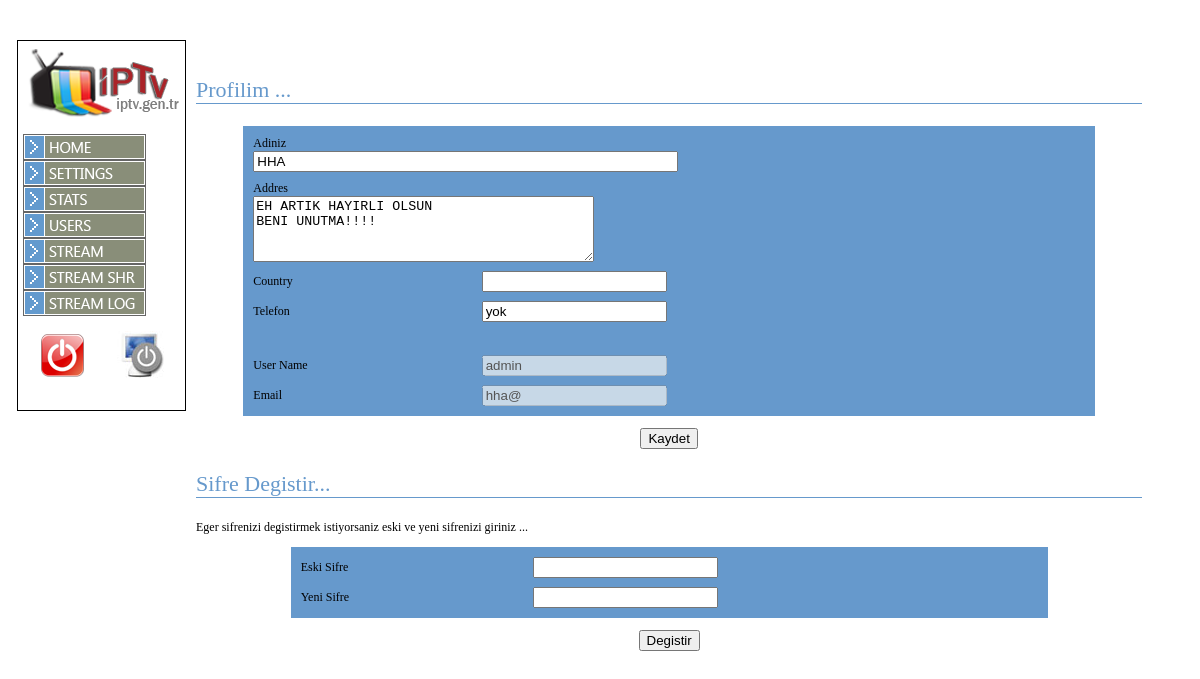
/var/html/nejat/mysettings.php (signed in), run on the app's committed database.
### tables this page shows
CREATE TABLE `users` (
  `id` bigint(20) NOT NULL AUTO_INCREMENT,
  `md5_id` varchar(200) NOT NULL DEFAULT '',
  `full_name` tinytext NOT NULL,
  `user_name` varchar(200) NOT NULL DEFAULT '',
  `user_email` varchar(220) NOT NULL DEFAULT '',
  `user_level` tinyint(4) NOT NULL DEFAULT '1',
  `pwd` varchar(220) NOT NULL DEFAULT '',
  `address` text NOT NULL,
  `country` varchar(200) NOT NULL DEFAULT '',
  `tel` varchar(200) NOT NULL DEFAULT '',
  `fax` varchar(200) NOT NULL DEFAULT '',
  `website` text NOT NULL,
  `date` date NOT NULL DEFAULT '0000-00-00',
  `users_ip` varchar(200) NOT NULL DEFAULT '',
  `approved` int(1) NOT NULL DEFAULT '0',
  `activation_code` int(10) NOT NULL DEFAULT '0',
  `banned` int(1) NOT NULL DEFAULT '0',
  `ckey` varchar(220) NOT NULL DEFAULT '',
  `ctime` varchar(220) NOT NULL DEFAULT '',
  `exp_date` varchar(60) DEFAULT NULL,
  `user_client` varchar(200) DEFAULT NULL,
  `user_client_sure` varchar(50) DEFAULT NULL,
  `user_client_name` varchar(200) DEFAULT NULL,
  `user_client_data` timestamp NOT NULL DEFAULT CURRENT_TIMESTAMP,
  PRIMARY KEY (`id`),
  UNIQUE KEY `user_email` (`user_email`),
  FULLTEXT KEY `idx_search` (`full_name`,`address`,`user_email`,`user_name`)
);

### var/html/nejat/dbc.php (called while the page is built, shortened)
<?php
function checkAdmin() {
if($_SESSION['user_level'] == ADMIN_LEVEL) {
return 1;
} else { return 0 ;
}
}
?>

### var/html/nejat/mysettings.php (the view, shortened to what this page needs)
<?php
include 'dbc.php';
$rs_settings = mysql_query("select * from users where id='$_SESSION[user_id]'");
?>
<html>
<head>
<link href="styles.css" rel="stylesheet" type="text/css">
</head>
<body>
<table width="100%" border="0" cellspacing="0" cellpadding="5" class="main">
  <tr>
    <td colspan="3">&nbsp;</td>
  </tr>
  <tr>
    <td width="160" valign="top"><?php
if (isset($_SESSION['user_id'])) {?>
<div class="myaccount">
<a href="http://iptv.gen.tr"><img src="logo.png" alt=""></a><br>
  <a href="myaccount.php"><img src="home.png" alt=""></a><br>
  <a href="mysettings.php"><img src="settings.png" alt=""></a><br>
<?php }
if (checkAdmin()) {
?>
  <a href="stat.php"><img src="stats.png" alt=""></a><br>
  <a href="admin.php?q=&qoption=recent&doSearch=Ara"><img src="users.png" alt=""></a><br>
  <a href="stream.php"><img src="stream.png" alt=""></a><br>
  <a href="paylas.php"><img src="streamsh.png" alt=""></a><br>
   <a href="streamlog.php"><img src="streamlog.png" alt=""></a><br>
<?php } ?>
<br>
<table width="100%" border="0" cellpadding="0" cellspacing="0">
  <tr>
    <th scope="col"><a href="logout.php"><img src="exit.png" alt=""></a></th>
    <th scope="col"><a href="serverreboot.php"><img src="reboot1.jpg" alt="SUNUCUYU REBOOT EDER"></a></th>
  </tr>
  </table>
  <br>
   <br>
</td>
	  <td width="3500" valign="top"><p>&nbsp;</p>
<h3 class="titlehdr">Profilim ...</h3>
	  <?php while ($row_settings = mysql_fetch_array($rs_settings)) {?>
      <form action="mysettings.php" method="post" name="myform" id="myform">
        <table width="90%" border="0" align="center" cellpadding="3" cellspacing="3" class="forms">
          <tr>
            <td colspan="2"> Adiniz<br> <input name="name" type="text" id="name"  class="required" value="<?php echo $row_settings['full_name']; ?>" size="50">
          </tr>
          <tr>
            <td colspan="2">Addres <br>
              <textarea name="address" cols="40" rows="4" class="required" id="address"><?php echo $row_settings['address']; ?></textarea>
            </td>
          </tr>
          <tr>
            <td>Country</td>
            <td><input name="Ulke" type="text" id="country" value="<?php echo $row_settings['country']; ?>" ></td>
          </tr>
          <tr>
            <td width="27%">Telefon</td>
            <td width="73%"><input name="tel" type="text" id="tel" class="required" value="<?php echo $row_settings['tel']; ?>"></td>
          </tr>
          <tr>
            <td>&nbsp;</td>
            <td>&nbsp;</td>
          </tr>
          <tr>
            <td>User Name</td>
            <td><input name="user_name" type="text" id="web2" value="<?php echo $row_settings['user_name']; ?>" disabled></td>
          </tr>
          <tr>
            <td>Email</td>
            <td><input name="user_email" type="text" id="web3"  value="<?php echo $row_settings['user_email']; ?>" disabled></td>
          </tr>
        </table>
        <p align="center">
          <input name="doSave" type="submit" id="doSave" value="Kaydet">
        </p>
      </form>
	  <?php } ?>
      <h3 class="titlehdr">Sifre Degistir...</h3>
      <p>Eger sifrenizi degistirmek istiyorsaniz eski ve yeni sifrenizi giriniz ...</p>
      <form name="pform" id="pform" method="post" action="">
        <table width="80%" border="0" align="center" cellpadding="3" cellspacing="3" class="forms">
          <tr>
            <td width="31%">Eski Sifre</td>
            <td width="69%"><input name="pwd_old" type="password" class="required password"  id="pwd_old"></td>
          </tr>
          <tr>
            <td>Yeni Sifre</td>
            <td><input name="pwd_new" type="password" id="pwd_new" class="required password"  ></td>
          </tr>
        </table>
        <p align="center">
          <input name="doUpdate" type="submit" id="doUpdate" value="Degistir">
        </p>
        <p>&nbsp; </p>
      </form>
      <p align="right">&nbsp; </p></td>
    <td width="196" valign="top">&nbsp;</td>
  </tr>
</table>
<br><center></a><body background="panelli.jpg"><br></center>
</body>
</html>

### var/html/nejat/styles.css (style rules this page uses)
.forms { background-color: #6699CC; font: normal 12px verdana; padding: 3px; border: 1px solid #6699CC; }
.myaccount { background-color: ; font: normal 12px verdana; padding: 2px 5px; border: 1px solid ; }
a { color: #6699CC; }
.main { font: normal 12px verdana; padding: 2px; margin: 2px; }
.titlehdr { font: normal 22px verdana; color: #6699CC; border-bottom: 1px solid #6699CC; }

### data on the page
users: name "HHA", address "EH ARTIK HAYIRLI OLSUN BENI UNUTMA!!!!", tel "yok", user_name "admin", user_email "hha@"
